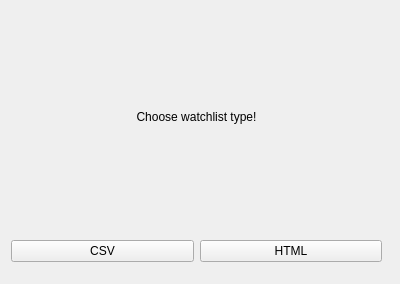
<?xml version="1.0" encoding="UTF-8"?>
<ui version="4.0">
 <class>Form</class>
 <widget class="QWidget" name="Form">
  <property name="geometry">
   <rect>
    <x>0</x>
    <y>0</y>
    <width>400</width>
    <height>284</height>
   </rect>
  </property>
  <property name="windowTitle">
   <string>Form</string>
  </property>
  <layout class="QGridLayout" name="gridLayout">
   <item row="1" column="0">
    <widget class="QStackedWidget" name="stackedWidget">
     <property name="currentIndex">
      <number>0</number>
     </property>
     <widget class="QWidget" name="page">
      <widget class="QWidget" name="verticalLayoutWidget">
       <property name="geometry">
        <rect>
         <x>0</x>
         <y>0</y>
         <width>371</width>
         <height>211</height>
        </rect>
       </property>
       <layout class="QVBoxLayout" name="verticalLayout">
        <item>
         <widget class="QLabel" name="label">
          <property name="text">
           <string>Choose watchlist type!</string>
          </property>
          <property name="alignment">
           <set>Qt::AlignCenter</set>
          </property>
         </widget>
        </item>
       </layout>
      </widget>
      <widget class="QWidget" name="horizontalLayoutWidget">
       <property name="geometry">
        <rect>
         <x>0</x>
         <y>210</y>
         <width>371</width>
         <height>61</height>
        </rect>
       </property>
       <layout class="QHBoxLayout" name="horizontalLayout">
        <item>
         <widget class="QPushButton" name="csvButton">
          <property name="text">
           <string>CSV</string>
          </property>
         </widget>
        </item>
        <item>
         <widget class="QPushButton" name="htmlButton">
          <property name="text">
           <string>HTML</string>
          </property>
         </widget>
        </item>
       </layout>
      </widget>
     </widget>
     <widget class="QWidget" name="page_2">
      <widget class="QWidget" name="verticalLayoutWidget_2">
       <property name="geometry">
        <rect>
         <x>0</x>
         <y>0</y>
         <width>371</width>
         <height>201</height>
        </rect>
       </property>
       <layout class="QVBoxLayout" name="verticalLayout_3">
        <item>
         <widget class="QLabel" name="label_2">
          <property name="text">
           <string>Choose mode!</string>
          </property>
          <property name="alignment">
           <set>Qt::AlignCenter</set>
          </property>
         </widget>
        </item>
       </layout>
      </widget>
      <widget class="QWidget" name="horizontalLayoutWidget_2">
       <property name="geometry">
        <rect>
         <x>0</x>
         <y>200</y>
         <width>371</width>
         <height>61</height>
        </rect>
       </property>
       <layout class="QHBoxLayout" name="horizontalLayout_3">
        <item>
         <widget class="QPushButton" name="adminButton">
          <property name="text">
           <string>ADMIN</string>
          </property>
         </widget>
        </item>
        <item>
         <widget class="QPushButton" name="userButton">
          <property name="text">
           <string>USER</string>
          </property>
         </widget>
        </item>
       </layout>
      </widget>
     </widget>
     <widget class="QWidget" name="page_3">
      <widget class="QListWidget" name="listWidget">
       <property name="geometry">
        <rect>
         <x>0</x>
         <y>0</y>
         <width>381</width>
         <height>131</height>
        </rect>
       </property>
      </widget>
      <widget class="QWidget" name="horizontalLayoutWidget_3">
       <property name="geometry">
        <rect>
         <x>0</x>
         <y>210</y>
         <width>381</width>
         <height>51</height>
        </rect>
       </property>
       <layout class="QHBoxLayout" name="horizontalLayout_4">
        <item>
         <widget class="QPushButton" name="addButton">
          <property name="text">
           <string>Add</string>
          </property>
         </widget>
        </item>
        <item>
         <widget class="QPushButton" name="updateButton">
          <property name="text">
           <string>Update</string>
          </property>
         </widget>
        </item>
        <item>
         <widget class="QPushButton" name="removeButton">
          <property name="text">
           <string>Remove</string>
          </property>
         </widget>
        </item>
        <item>
         <widget class="QPushButton" name="backButton">
          <property name="text">
           <string>Back</string>
          </property>
         </widget>
        </item>
       </layout>
      </widget>
      <widget class="QWidget" name="formLayoutWidget_2">
       <property name="geometry">
        <rect>
         <x>190</x>
         <y>130</y>
         <width>191</width>
         <height>81</height>
        </rect>
       </property>
       <layout class="QFormLayout" name="formLayout_2">
        <item row="0" column="0">
         <widget class="QLabel" name="secondsLabel_2">
          <property name="text">
           <string>Seconds:</string>
          </property>
         </widget>
        </item>
        <item row="0" column="1">
         <widget class="QLineEdit" name="secondsLineEdit_2"/>
        </item>
        <item row="1" column="0">
         <widget class="QLabel" name="likesLabel_2">
          <property name="text">
           <string>Likes:</string>
          </property>
         </widget>
        </item>
        <item row="1" column="1">
         <widget class="QLineEdit" name="likesLineEdit_2"/>
        </item>
        <item row="2" column="0">
         <widget class="QLabel" name="linkLabel_2">
          <property name="text">
           <string>Link:</string>
          </property>
         </widget>
        </item>
        <item row="2" column="1">
         <widget class="QLineEdit" name="linkLineEdit_2"/>
        </item>
       </layout>
      </widget>
      <widget class="QWidget" name="formLayoutWidget">
       <property name="geometry">
        <rect>
         <x>0</x>
         <y>130</y>
         <width>191</width>
         <height>81</height>
        </rect>
       </property>
       <layout class="QFormLayout" name="formLayout">
        <item row="0" column="0">
         <widget class="QLabel" name="titleLabel">
          <property name="text">
           <string>Title:</string>
          </property>
         </widget>
        </item>
        <item row="0" column="1">
         <widget class="QLineEdit" name="titleLineEdit"/>
        </item>
        <item row="1" column="0">
         <widget class="QLabel" name="presenterLabel">
          <property name="text">
           <string>Presenter:</string>
          </property>
         </widget>
        </item>
        <item row="1" column="1">
         <widget class="QLineEdit" name="presenterLineEdit"/>
        </item>
        <item row="2" column="0">
         <widget class="QLabel" name="minutesLabel">
          <property name="text">
           <string>Minutes:</string>
          </property>
         </widget>
        </item>
        <item row="2" column="1">
         <widget class="QLineEdit" name="minutesLineEdit"/>
        </item>
       </layout>
      </widget>
     </widget>
     <widget class="QWidget" name="page_4">
      <widget class="QListWidget" name="listWidget_2">
       <property name="geometry">
        <rect>
         <x>0</x>
         <y>0</y>
         <width>381</width>
         <height>121</height>
        </rect>
       </property>
      </widget>
      <widget class="QWidget" name="formLayoutWidget_3">
       <property name="geometry">
        <rect>
         <x>110</x>
         <y>120</y>
         <width>160</width>
         <height>81</height>
        </rect>
       </property>
       <layout class="QFormLayout" name="formLayout_3">
        <item row="0" column="0">
         <widget class="QLabel" name="titleLabel_2">
          <property name="text">
           <string>Title:</string>
          </property>
         </widget>
        </item>
        <item row="0" column="1">
         <widget class="QLineEdit" name="titleLineEdit_2"/>
        </item>
        <item row="1" column="0">
         <widget class="QLabel" name="presenterLabel_2">
          <property name="text">
           <string>Presenter:</string>
          </property>
         </widget>
        </item>
        <item row="1" column="1">
         <widget class="QLineEdit" name="presenterLineEdit_2"/>
        </item>
        <item row="2" column="0">
         <widget class="QLabel" name="like01Label">
          <property name="text">
           <string>Like(0/1):</string>
          </property>
         </widget>
        </item>
        <item row="2" column="1">
         <widget class="QLineEdit" name="like01LineEdit"/>
        </item>
       </layout>
      </widget>
      <widget class="QWidget" name="horizontalLayoutWidget_4">
       <property name="geometry">
        <rect>
         <x>0</x>
         <y>200</y>
         <width>381</width>
         <height>61</height>
        </rect>
       </property>
       <layout class="QHBoxLayout" name="horizontalLayout_5">
        <item>
         <widget class="QPushButton" name="browseButton">
          <property name="text">
           <string>Browse</string>
          </property>
         </widget>
        </item>
        <item>
         <widget class="QPushButton" name="removeWatchlist">
          <property name="text">
           <string>Remove</string>
          </property>
         </widget>
        </item>
        <item>
         <widget class="QPushButton" name="openWatchlist">
          <property name="text">
           <string>Open</string>
          </property>
         </widget>
        </item>
        <item>
         <widget class="QPushButton" name="backButton_2">
          <property name="text">
           <string>Back</string>
          </property>
         </widget>
        </item>
       </layout>
      </widget>
     </widget>
     <widget class="QWidget" name="page_5">
      <widget class="QWidget" name="horizontalLayoutWidget_5">
       <property name="geometry">
        <rect>
         <x>0</x>
         <y>0</y>
         <width>381</width>
         <height>191</height>
        </rect>
       </property>
       <layout class="QHBoxLayout" name="horizontalLayout_6">
        <item>
         <widget class="QLabel" name="label_3">
          <property name="text">
           <string>Aici vine tutorialul</string>
          </property>
          <property name="alignment">
           <set>Qt::AlignCenter</set>
          </property>
         </widget>
        </item>
       </layout>
      </widget>
      <widget class="QWidget" name="horizontalLayoutWidget_6">
       <property name="geometry">
        <rect>
         <x>0</x>
         <y>190</y>
         <width>381</width>
         <height>71</height>
        </rect>
       </property>
       <layout class="QHBoxLayout" name="horizontalLayout_7">
        <item>
         <widget class="QPushButton" name="nextButton">
          <property name="text">
           <string>Next</string>
          </property>
         </widget>
        </item>
        <item>
         <widget class="QPushButton" name="openLink">
          <property name="text">
           <string>Open</string>
          </property>
         </widget>
        </item>
        <item>
         <widget class="QPushButton" name="addWatchlist">
          <property name="text">
           <string>Add</string>
          </property>
         </widget>
        </item>
        <item>
         <widget class="QPushButton" name="backButton_3">
          <property name="text">
           <string>Back</string>
          </property>
         </widget>
        </item>
       </layout>
      </widget>
     </widget>
    </widget>
   </item>
  </layout>
 </widget>
 <resources/>
 <connections/>
</ui>
